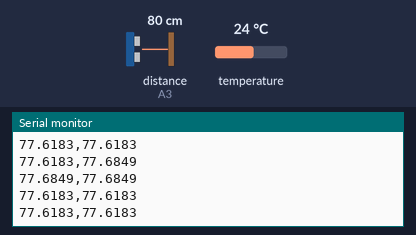
Recording of a sketch running on a simulated Arduino Uno, built with avr-gcc and run on an emulated ATmega328P. On the bench: the last lines printed to the serial monitor. Wiring (inferred from the names in the program): ultrasonic range finder: trigger pin 11; echo A3; MPU-6050 motion sensor at I2C address 0x68. The inputs (shaded band) are chosen by the test bench; at power-on: distance to the obstacle (sensor on A3) 80 cm, temperature 24 °C. The echo pulse lasts 58.3 µs per cm.

Above: at 1.0 s.
1.1 s: distance to the obstacle (sensor on A3) set to 2 cm
At 1.9 s:
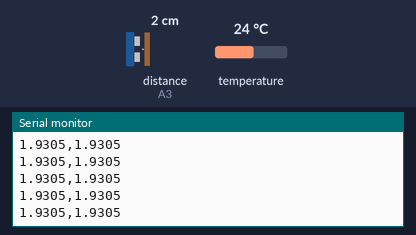
2.6 s: distance to the obstacle (sensor on A3) set to 4 cm
At 3.1 s:
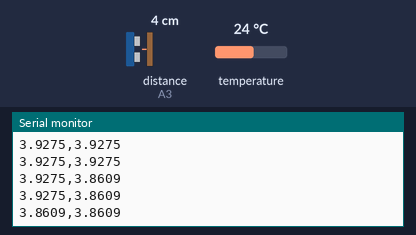
4.1 s: distance to the obstacle (sensor on A3) set to 18 cm
At 5.0 s:
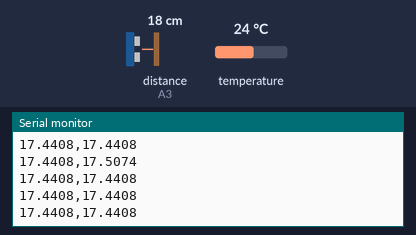
Timing chart, 0 to 7.1 s (numbered marks = the images above; inputs shaded):
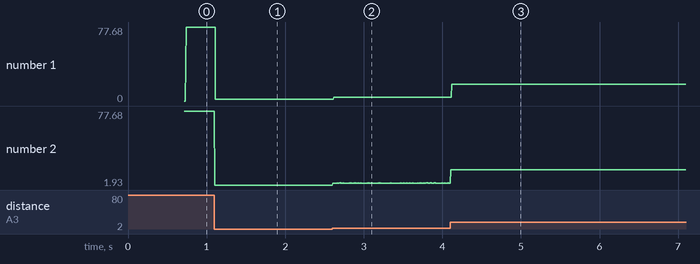

Measured:
- after the input at 1.1 s, the serial monitor: prints a new line at once (image 1)
- after the input at 2.6 s, the serial monitor: prints a new line at once (image 2)
- after the input at 4.1 s, the serial monitor: prints a new line at once (image 3)
- plotted number 1: 77.62 → 1.93 after the input at 1.1 s, 1.93 → 3.93 after the input at 2.6 s, 3.93 → 17.44 after the input at 4.1 s
- plotted number 2: 77.62 → 1.93 after the input at 1.1 s, 1.93 → 3.86 after the input at 2.6 s, 3.86 → 17.51 after the input at 4.1 s

The sketch:

ultrasonicSensor.ino
```cpp
#include <Arduino.h>
#include <Wire.h>
#include "medianFilter.h"
#include "HCSR04.h"
#include "mympu6050.h"
#include "arduinoPythonSerial.h"

//#define DEBUG
//#define DEBUG_FILTER
#define SERIAL
#define BAUD 115200
#define I2C_CLK 400000UL
#define BUFFER_SIZE 5
#define US_SAMPLE_TIME 5
#define SAMPLE_COUNT 1000
#define TEMP_SAMPLE 10

//#define FINITE_SAMPLE
#define LOOP

// function header
void mySetup();
double updateVelocity();

// globals
MyMPU6050 mpu(MPU6050_ADDRESS_AD0_LOW);
double currentVelocity;
unsigned long timer;
double usBuffer[BUFFER_SIZE] = {0};
double distanceF;

int main()
{
  MyMPU6050 mpu(MPU6050_ADDRESS_AD0_LOW);
  double currentVelocity;
  unsigned long timer;
  double usBuffer[BUFFER_SIZE] = {0};
  double distanceF;
  init();
  mySetup(&currentVelocity, mpu);
  timer = millis();

  #ifdef FINITE_SAMPLE
    int s = 0;
    while(s < SAMPLE_COUNT){
      if(millis() - timer > US_SAMPLE_TIME){
        // take measurement, place in highest index of buffer
        usBuffer[BUFFER_SIZE - 1] = calcDistance_cm(currentVelocity);
        #ifdef DEBUG_FILTER
          printArray(usBuffer, BUFFER_SIZE);
        #endif
        // reset timer
        timer = millis();
        // calculate filtered distance
        distanceF = medianFilter(usBuffer, BUFFER_SIZE);
        Serial.print(distanceF, 4);Serial.print(",");Serial.println(usBuffer[BUFFER_SIZE - 1], 4);
        // shift filter buffer
        shiftBuffer(usBuffer, BUFFER_SIZE);
        s++;
      }
    }
    endComms();
  #endif

  #ifdef LOOP
    while(true){
      if(millis() - timer > US_SAMPLE_TIME){
        // take measurement, place in highest index of buffer
        usBuffer[BUFFER_SIZE - 1] = calcDistance_cm(currentVelocity);
        #ifdef DEBUG_FILTER
          printArray(usBuffer, BUFFER_SIZE);
        #endif
        // reset timer
        timer = millis();
        // calculate filtered distance
        distanceF = medianFilter(usBuffer, BUFFER_SIZE);
        Serial.print(distanceF, 4);Serial.print(",");Serial.println(usBuffer[BUFFER_SIZE - 1], 4);
        // shift filter buffer
        shiftBuffer(usBuffer, BUFFER_SIZE);
      }
    }
  #endif
  return 0;
}

void mySetup(double *velocity, MyMPU6050 mpu){
  // init serial port
  Serial.begin(BAUD);
  #ifdef DEBUG
    Serial.print("Serial port ready:\t");Serial.println(BAUD);
    delay(500);
  #endif
  // init trigger and echo for US sensor
  initUSPins();
  // init I2C fast mode
  Wire.begin();
  Wire.setClock(I2C_CLK);
  // wait
  delay(200);
  if(!sensorSetup(mpu)){
    // terminate
    return 1;
  }
  #ifdef DEBUG
    Serial.print("MPU Ready:\t\t");Serial.print(I2C_CLK);Serial.println(" HZ");
    delay(500);
  #endif
  // get sound velocity
  *velocity = updateVelocity(TEMP_SAMPLE, mpu);
  #ifdef DEBUG
    Serial.print("Current Velocity:\t");Serial.print(*velocity, 4);Serial.println(" [cm/us]");
    delay(500);
  #endif
  #ifdef FINITE_SAMPLE
    // begin serial com
    beginComms();
  #endif
}

bool sensorSetup(MyMPU6050& mpu){
  if(mpu.testConnection() != 0x68){
    return false;
  }
  // wake device
  mpu.initialize();
  // configure sensor clock to gyro x-axis
  //mpu.setClockSource(0x01);
  // accel range to +- 2g
  mpu.setFullScaleAccelRange(0);
  // gyro range to +- 250 deg/s
  mpu.setFullScaleGyroRange(0);

  return true;
}
```

HCSR04.h
```cpp
#ifndef HCSR04_H
#define HCSR04_H

#include "mympu6050.h"

//#define DEBUG
#define DISPLAY_TEMP

#define ECHO_REG DDC3
#define ECHO_PORT PORTC3
#define ECHO_PIN PINC3

#define TRIG_REG DDB3
#define TRIG_PORT PORTB3
#define TRIG_PIN PINB3
#define TRIGGER_HOLD 10

void initUSPins();
unsigned long getUsMeasurement();
double velocity_cmpus(double temperatureCelsius);
double calcDistance_cm(double velocity_cm);

/*
 *    initUSPins()
 *    Parameters: None
 *    Returns:    None
 *      Set input and output pins accordingly for operation of
 *      HCSR-04 Ultrasonic Sensor
 */
void initUSPins(){
  // trigger pin to output
  DDRB |= (1<<TRIG_REG);
  // initialize low
  PORTB &= (~(1<<TRIG_PORT));
  // echo pin to input
  DDRC &= (~(1<<ECHO_REG));
  #ifdef DEBUG
    Serial.print("PORT C:\t");Serial.println(PORTC, BIN);
    delay(500);
    Serial.print("PORT B:\t");Serial.println(PORTB, BIN);
    delay(500);
  #endif
}

/*
 *    getUsMeasurement()
 *    Parameters: None
 *    Returns:    Pulse measurement of receiver in microseconds
 *      Sets off a pulse from the transmitter, awaits reflected signal
 *      detection in receiver and measures the pulse width of received
 *      signal
 */
unsigned long getUsMeasurement(){
  // timer
  unsigned long startTime;
  // trigger high for 10us
  PORTB |= (1<<TRIG_PORT);
  #ifdef DEBUG
    Serial.print("PORTB:\t");Serial.println(PORTB, BIN);
  #endif
  startTime = micros();
  // hold high
  while(micros() - startTime < TRIGGER_HOLD);
  // trigger pin low
  PORTB &= (~(1<<TRIG_PORT));
  #ifdef DEBUG
    Serial.print("PORT B:\t");Serial.println(PORTB, BIN);
  #endif
  // wait for echo high
  while(digitalRead(A3) == LOW);
  #ifdef DEBUG
    Serial.print("PORT C:\t");Serial.println(PORTC, BIN);
  #endif
  startTime = micros();
  // wait for echo low
  while(digitalRead(A3) == HIGH);
  #ifdef DEBUG
    Serial.print("PORT C:\t");Serial.println(PORTC, BIN);
  #endif
  // return time of pulse in us
  return micros() - startTime;
}

/*
 *    velocity_cmpus(temperatureCelsius)
 *    Parameters: Current ambiant temperature in degrees Celsius
 *    Returns:    Velocity of sound through air in centimeters per microsecond
 *      Takes the temperature reading and calculates the speed of sound.
 */
double velocity_cmpus(double temperatureCelsius){
  return ((331.4 + 0.06*temperatureCelsius) * 100.0) / 1e6;
}

/*
 *    calcDistance(velocity_cm)
 *    Parameters: velocity of soound in [cm/us]
 *    Returns:    distance reading of HCSR-04 in [cm]
 *      Takes measurement of ultrasonic receiver pulse, then calculates
 *      the distance of the object based on pulse duration and speed of
 *      sound. To account for round trip of wave, pulse is divided in
 *      half for calculation.
 */
double calcDistance_cm(double velocity_cm){
  unsigned long pulseTime = getUsMeasurement();
  #ifdef DEBUG
    Serial.println(pulseTime);
  #endif
  return ((double)pulseTime / 2.0) * velocity_cm;
}

/*
 *    updateVelocity(tempSample, mpu)
 *    Parameters: Number of desired temperature readings to average
 *                Object for MPU6050
 *    Returns:    Speed of sound in [cm/us]
 *      Takes given number of temperature readings and averages them. Uses
 *      the average to calculate current speed of sound through air in
 *      [cm/us]
 */
double updateVelocity(int tempSample, MyMPU6050 mpu){
  double tempSum = 0.0;
  // sum readings
  for(int i = 0; i < tempSample; i++){
    tempSum += (double)mpu.tempDegC();
  }
  // average readings
  double currentTemp = tempSum / (double)tempSample;
  #ifdef DISPLAY_TEMP
    Serial.print("Current Temp:\t\t");Serial.print(currentTemp, 4);Serial.println(" C");
    delay(500);
  #endif
  // calculate speed of sound
  double velocity = velocity_cmpus(currentTemp);
  return velocity;
}


#endif
```

arduinoPythonSerial.h
```cpp
#ifndef ARDUINO_PYTHON_SERIAL_H
#define ARDUINO_PYTHON_SERIAL_H

#define START "start"
#define STOP "stop"

void sendStart(){
  Serial.println(START);
}

void sendStop(){
  Serial.println(STOP);
}
void beginComms(){
  unsigned long timer;
  bool received = false;
  while(!received){
    sendStart();
    timer = micros();
    while((micros() - timer) < 1e6){
      if(Serial.available()){
         received = true;
      }
    }
  }
}

void endComms(){
  unsigned long timer;
  bool complete = false;
  while(!complete){
    sendStop();
    timer = micros();
    while(micros() - timer < 1e6){
      if(Serial.available()){
        int bytesRead = Serial.read();
        if((bytesRead - 48) == 2){
          complete = true;
        }
      }
    }
  }
}

void sendData(unsigned long right, unsigned long left, unsigned long t, float volts)
{
  Serial.print(right);Serial.print(",");
  Serial.print(left);Serial.print(",");
  Serial.print(t);Serial.print(',');
  Serial.println(volts);
}

#endif
```

medianFilter.h
```cpp
#ifndef MEDIAN_FILTER_H
#define MEDIAN_FILTER_H

//#define  FILTER_TIME

void bubbleSort(double *data[], int arraySize);
void swap(double *a, double *b);
void printArray(double data[], int arraySize);
double medianFilter(double rawDataArray[], int arraySize);
void shiftBuffer(double data[], int arraySize);

/*
 *    bubbleSort(data[], arraySize)
 *    Parameters: Array of data to sort
 *                Size of array
 *    Returns:    None
 *      Takes in an array of data and sorts numerically
 */
void bubbleSort(double data[], int arraySize){
  for(int i = 0; i < arraySize - 1; i++){
    for(int j = i + 1; j < arraySize; j++){
      if(data[i] > data[j]){
        swap(&data[j], &data[i]);
      }
    }
  }
}

/*
 *    swap(a, b)
 *    Parameters: pointers to a and b
 *    Returns:    None
 *      Swaps values of a and b
 */
void swap(double *a, double *b){
  double temp = *a;
  *a = *b;
  *b = temp;
}

/*
 *    printArray(data[], arraySize)
 *    Parameters: Array and size of array
 *    Returns:    None
 *      Prints a given array across one line
 */
void printArray(double data[], int arraySize){
  for(int i = 0; i < arraySize; i++){
    Serial.print(data[i], 2);Serial.print("\t");
    delay(10);
  }
  Serial.println("\n");
}

/*
 *    medianFilter(rawDaraArray[], arraySize)
 *    Parameters: Array of raw data, size of array
 *    Returns:    Median value of array
 *      Takes in an array, sorts numerically and outputs the
 *      median value.
 */
double medianFilter(double rawDataArray[], int arraySize){
  #ifdef FILTER_TIME
    unsigned long startTime = micros();
  #endif
  // temporary filter for median filter
  double tempArray[arraySize];
  // copy raw data into temporary array
  for(int i = 0; i < arraySize; i++){
    tempArray[i] = rawDataArray[i];
  }
  // sort array numerically
  bubbleSort(tempArray, arraySize);
  #ifdef  FILTER_TIME
    unsigned long filterTime = micros() - startTime;
    Serial.print("Filter time: ");Serial.print(filterTime);Serial.println(" [us]");
  #endif
  // check if length of arrayy is odd
  if(arraySize % 2 == 1){
    // median element at lenght/2
    return tempArray[arraySize / 2];
  }
  // median element average of two center elements
  return (tempArray[arraySize / 2] + tempArray[(arraySize / 2) - 1]) / 2.0;
}

/*
 *    shiftBuffer(data[], arraySize)
 *    Parameters: Array and size of array
 *    Returns:  None
 *      Shifts all values in array down one index
 */
void shiftBuffer(double data[], int arraySize){
  for(int i = 0; i < arraySize - 1; i++){
    data[i] = data[i + 1];
  }
}

#endif
```

mympu6050.h
```cpp
#ifndef MYMPU6050_H
#define MYMPU6050_H

// MPU 6050 macro definitions from
// MPU-6000 and MPU-6050, Register Map and Descriptions, Revision 4.2, 8/19/13
// MPU-6000/MPU-6050 Product Specification, Revision 3.4, 8/19/13

// MPU 6050 I2C address
#define MPU6050_ADDRESS_AD0_LOW     0x68   // i2c address pin low (GND), default
#define MPU6050_ADDRESS_AD0_HIGH    0x69


// MPU 6050 register addresses
#define MPU6050_RA_ACCEL_XG_OFFS_USRH 0x06 // accel x-axis offset cancellation register high byte
#define MPU6050_RA_ACCEL_XG_OFFS_USRL 0x07
#define MPU6050_RA_ACCEL_YG_OFFS_USRH 0x08 // accel y-axis offset cancellation register high byte
#define MPU6050_RA_ACCEL_YG_OFFS_USRL 0x09
#define MPU6050_RA_ACCEL_ZG_OFFS_USRH 0x0A // accel z-axis offset cancellation register high byte
#define MPU6050_RA_ACCEL_ZG_OFFS_USRL 0x0B

#define MPU6050_RA_GYRO_XG_OFFS_USRH 0x13      // gyro x-axis offset cancellation register high byte
#define MPU6050_RA_GYRO_XG_OFFS_USRL 0x14      // gyro x-axis offset cancellation register low byte
#define MPU6050_RA_GYRO_YG_OFFS_USRH 0x15      // gyro x-axis offset cancellation register high byte
#define MPU6050_RA_GYRO_YG_OFFS_USRL 0x16      // gyro x-axis offset cancellation register low byte
#define MPU6050_RA_GYRO_ZG_OFFS_USRH 0x17      // gyro x-axis offset cancellation register high byte
#define MPU6050_RA_GYRO_ZG_OFFS_USRL 0x18      // gyro x-axis offset cancellation register low byte

#define MPU6050_RA_PWR_MGMT_1   0x6B
#define MPU6050_RA_CONFIG       0x1A
#define MPU6050_RA_GYRO_CONFIG  0x1B
#define MPU6050_RA_ACCEL_CONFIG 0x1C

#define MPU6050_RA_ACCEL_XOUT_H 0x3B
#define MPU6050_RA_ACCEL_XOUT_L 0x3C
#define MPU6050_RA_ACCEL_YOUT_H 0x3D
#define MPU6050_RA_ACCEL_YOUT_L 0x3E
#define MPU6050_RA_ACCEL_ZOUT_H 0x3F
#define MPU6050_RA_ACCEL_ZOUT_L 0x40

#define MPU6050_RA_TEMP_OUT_H   0x41
#define MPU6050_RA_TEMP_OUT_L   0x42

#define MPU6050_RA_GYRO_XOUT_H  0x43
#define MPU6050_RA_GYRO_XOUT_L  0x44
#define MPU6050_RA_GYRO_YOUT_H  0x45
#define MPU6050_RA_GYRO_YOUT_L  0x46
#define MPU6050_RA_GYRO_ZOUT_H  0x47
#define MPU6050_RA_GYRO_ZOUT_L  0x48

#define MPU6050_RA_WHO_AM_I     0x75


// MPU 6050 Clock Settings
#define MPU6050_CLOCK_PLL_XGYRO 0x01

// MPU gyro full scale range settings
#define MPU6050_GYRO_FS_250  0x00
#define MPU6050_GYRO_FS_500  0x01
#define MPU6050_GYRO_FS_1000 0x02
#define MPU6050_GYRO_FS_2000 0x03

// MPU accel full scale settings
#define MPU6050_ACCEL_FS_2G  0x00
#define MPU6050_ACCEL_FS_4G  0x01
#define MPU6050_ACCEL_FS_8G  0x02
#define MPU6050_ACCEL_FS_16G 0x03

// Sizes
#define MPU6050_ALL_MEASUREMENT_BYTES 14
// added sizes
#define SAMPLE_SIZE 1000
#define SAMPLE_TIME 500
#define Z_G_EXPECTED 16384
#define ACCEL_MAX_ERROR 2
#define GYRO_MAX_ERROR 2

struct SensorData
{
  int16_t accelX;
  int16_t accelY;
  int16_t accelZ;
  int16_t temperature;
  int16_t gyroX;
  int16_t gyroY;
  int16_t gyroZ;
};

struct AngleData
{
  double x;
  double y;
  double z;
};

class MyMPU6050{
  public:
    MyMPU6050(uint8_t i2cAddr = MPU6050_ADDRESS_AD0_LOW );

    void initialize(void);
    void reset(void);
    uint8_t testConnection(void);

    void setClockSource(uint8_t source);
    void setFullScaleAccelRange(uint8_t scale);
    void setFullScaleGyroRange(uint8_t scale);
    void setSleepEnabled(bool state);

    uint8_t getDeviceAddress(void)const;
    uint8_t getConfigState(void)const;
    uint8_t getPowerManagement1State(void)const;
    uint8_t getAccelConfigState(void)const;
    uint8_t getGyroConfigState(void)const;

    uint8_t readAllData(struct SensorData* sd);

    // added functions
    void offsetCalibration(struct SensorData sd, struct SensorData* ov, struct SensorData mv);
    void meanSensor(struct SensorData* mv, struct SensorData* sd, struct SensorData* ov);
    //void setOffsetValues(struct SensorData mv, struct SensorData* ov);
    void MyMPU6050::averageData(SensorData* meanAccel, int32_t numSamples);
    void calibrateSensor(SensorData* zeroBiasOffset, int32_t numSamples);
    void MyMPU6050::setOffsetValues(struct SensorData mv, struct SensorData* ov);
    void MyMPU6050::clearOffsetValues(struct SensorData* ov);
    void MyMPU6050::allDataOffset(struct SensorData* sd, struct SensorData* ov);
    bool MyMPU6050::checkError(struct SensorData mv);
    uint8_t MyMPU6050::readGyroRawWithOffset(struct SensorData* sd, struct SensorData ov);
    uint8_t MyMPU6050::readAccelRawWithOffset(struct SensorData* sd, struct SensorData ov);
    int16_t MyMPU6050::readRawDataWithOffset(uint8_t reg_High, struct SensorData ov);
    int16_t MyMPU6050::rawGyroX(struct SensorData ov);
    int16_t MyMPU6050::rawGyroY(struct SensorData ov);
    int16_t MyMPU6050::rawGyroZ(struct SensorData ov);
    int16_t MyMPU6050::rawAccelX(struct SensorData ov);
    int16_t MyMPU6050::rawAccelY(struct SensorData ov);
    int16_t MyMPU6050::rawAccelZ(struct SensorData ov);
    float MyMPU6050::gyroX(struct SensorData ov, int configState=0);
    float MyMPU6050::gyroY(struct SensorData ov, int configState=0);
    float MyMPU6050::gyroZ(struct SensorData ov, int configState=0);
    float MyMPU6050::accelX(struct SensorData ov, int configState=0);
    float MyMPU6050::accelY(struct SensorData ov, int configState=0);
    float MyMPU6050::accelZ(struct SensorData ov, int configState=0);
    float MyMPU6050::tempDegC();
    double calcAccelPitch(SensorData accelData);
    double calcAccelRoll(SensorData accelData);
    void integrateGyro(AngleData* delta, SensorData gyroData, unsigned long tInterval);
    double complimentaryFilter(double gyroAngle, double accelAngle, double alpha);
    void filterData(AngleData* compPos, AngleData gyroDelta, double aPitch, double aRoll, double alpha);
    void sendData(int16_t data[7]);
    double lowPassRoll(double rollF, double roll);
    double lowPassPitch(double pitchF, double pitch);
    void calcGyroPosition(AngleData* gyro, AngleData delta);


  private:
    uint8_t devAddr;

    void writeBits(uint8_t regAddr, uint8_t leftBit, uint8_t numBits, uint8_t data);
    void writeByte(uint8_t regAddr, uint8_t data);
    uint8_t readByte(uint8_t regAddr)const;
    uint8_t readBytes(uint8_t regAddr, uint8_t *buf, uint8_t count);

};


#endif
```

Source omitted: mympu6050.cpp (22163 bytes)
